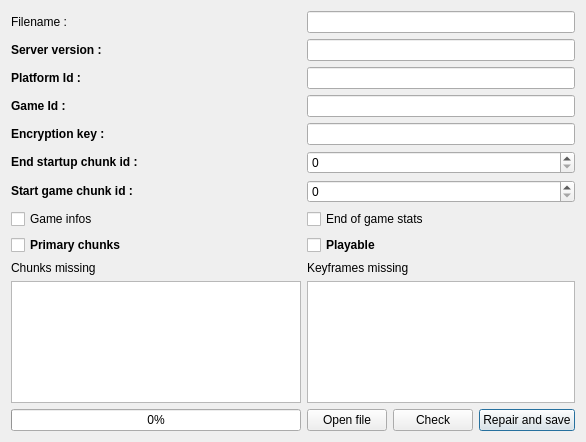
<?xml version="1.0" encoding="UTF-8"?>
<ui version="4.0">
 <class>CheckAndRepairDialog</class>
 <widget class="QDialog" name="CheckAndRepairDialog">
  <property name="enabled">
   <bool>true</bool>
  </property>
  <property name="geometry">
   <rect>
    <x>0</x>
    <y>0</y>
    <width>586</width>
    <height>442</height>
   </rect>
  </property>
  <property name="windowTitle">
   <string>Check and Repair</string>
  </property>
  <layout class="QGridLayout" name="gridLayout">
   <item row="2" column="1" colspan="3">
    <widget class="QLineEdit" name="lineEdit_platformid"/>
   </item>
   <item row="5" column="1" colspan="3">
    <widget class="QSpinBox" name="spinBox_endstartupchunkid"/>
   </item>
   <item row="5" column="0">
    <widget class="QLabel" name="label_2">
     <property name="sizePolicy">
      <sizepolicy hsizetype="Preferred" vsizetype="Fixed">
       <horstretch>0</horstretch>
       <verstretch>0</verstretch>
      </sizepolicy>
     </property>
     <property name="font">
      <font>
       <weight>75</weight>
       <bold>true</bold>
      </font>
     </property>
     <property name="text">
      <string>End startup chunk id :</string>
     </property>
    </widget>
   </item>
   <item row="6" column="0">
    <widget class="QLabel" name="label_3">
     <property name="sizePolicy">
      <sizepolicy hsizetype="Preferred" vsizetype="Fixed">
       <horstretch>0</horstretch>
       <verstretch>0</verstretch>
      </sizepolicy>
     </property>
     <property name="font">
      <font>
       <weight>75</weight>
       <bold>true</bold>
      </font>
     </property>
     <property name="text">
      <string>Start game chunk id :</string>
     </property>
    </widget>
   </item>
   <item row="12" column="3">
    <widget class="QPushButton" name="pushButton_repairandsave">
     <property name="sizePolicy">
      <sizepolicy hsizetype="Minimum" vsizetype="Fixed">
       <horstretch>0</horstretch>
       <verstretch>0</verstretch>
      </sizepolicy>
     </property>
     <property name="text">
      <string>Repair and save</string>
     </property>
    </widget>
   </item>
   <item row="0" column="0">
    <widget class="QLabel" name="label_filename">
     <property name="sizePolicy">
      <sizepolicy hsizetype="Preferred" vsizetype="Fixed">
       <horstretch>0</horstretch>
       <verstretch>0</verstretch>
      </sizepolicy>
     </property>
     <property name="text">
      <string>Filename :</string>
     </property>
    </widget>
   </item>
   <item row="6" column="1" colspan="3">
    <widget class="QSpinBox" name="spinBox_startgamechunkid"/>
   </item>
   <item row="0" column="1" colspan="3">
    <widget class="QLineEdit" name="lineEdit_filename"/>
   </item>
   <item row="10" column="0">
    <widget class="QListWidget" name="listWidget_chunks"/>
   </item>
   <item row="10" column="1" colspan="3">
    <widget class="QListWidget" name="listWidget_keyframes"/>
   </item>
   <item row="2" column="0">
    <widget class="QLabel" name="label_6">
     <property name="font">
      <font>
       <weight>75</weight>
       <bold>true</bold>
      </font>
     </property>
     <property name="text">
      <string>Platform Id :</string>
     </property>
    </widget>
   </item>
   <item row="3" column="0">
    <widget class="QLabel" name="label_7">
     <property name="font">
      <font>
       <weight>75</weight>
       <bold>true</bold>
      </font>
     </property>
     <property name="text">
      <string>Game Id :</string>
     </property>
    </widget>
   </item>
   <item row="9" column="1" colspan="3">
    <widget class="QLabel" name="label_4">
     <property name="text">
      <string>Keyframes missing</string>
     </property>
    </widget>
   </item>
   <item row="3" column="1" colspan="3">
    <widget class="QLineEdit" name="lineEdit_gameid"/>
   </item>
   <item row="9" column="0">
    <widget class="QLabel" name="label">
     <property name="text">
      <string>Chunks missing</string>
     </property>
    </widget>
   </item>
   <item row="4" column="0">
    <widget class="QLabel" name="label_8">
     <property name="font">
      <font>
       <weight>75</weight>
       <bold>true</bold>
      </font>
     </property>
     <property name="text">
      <string>Encryption key :</string>
     </property>
    </widget>
   </item>
   <item row="4" column="1" colspan="3">
    <widget class="QLineEdit" name="lineEdit_encryptionkey"/>
   </item>
   <item row="8" column="1" colspan="3">
    <widget class="QCheckBox" name="checkBox_playable">
     <property name="font">
      <font>
       <weight>75</weight>
       <bold>true</bold>
      </font>
     </property>
     <property name="text">
      <string>Playable</string>
     </property>
    </widget>
   </item>
   <item row="8" column="0">
    <widget class="QCheckBox" name="checkBox_primarychunks">
     <property name="font">
      <font>
       <weight>75</weight>
       <bold>true</bold>
      </font>
     </property>
     <property name="text">
      <string>Primary chunks</string>
     </property>
    </widget>
   </item>
   <item row="12" column="1">
    <widget class="QPushButton" name="pushButton_openfile">
     <property name="text">
      <string>Open file</string>
     </property>
    </widget>
   </item>
   <item row="12" column="2">
    <widget class="QPushButton" name="pushButton_check">
     <property name="text">
      <string>Check</string>
     </property>
    </widget>
   </item>
   <item row="7" column="0">
    <widget class="QCheckBox" name="checkBox_gameinfos">
     <property name="text">
      <string>Game infos</string>
     </property>
    </widget>
   </item>
   <item row="12" column="0">
    <widget class="QProgressBar" name="progressBar">
     <property name="value">
      <number>0</number>
     </property>
    </widget>
   </item>
   <item row="7" column="1" colspan="3">
    <widget class="QCheckBox" name="checkBox_endofgamestats">
     <property name="text">
      <string>End of game stats</string>
     </property>
    </widget>
   </item>
   <item row="1" column="0">
    <widget class="QLabel" name="label_5">
     <property name="font">
      <font>
       <weight>75</weight>
       <bold>true</bold>
      </font>
     </property>
     <property name="text">
      <string>Server version :</string>
     </property>
    </widget>
   </item>
   <item row="1" column="1" colspan="3">
    <widget class="QLineEdit" name="lineEdit_serverversion"/>
   </item>
  </layout>
 </widget>
 <tabstops>
  <tabstop>lineEdit_filename</tabstop>
  <tabstop>lineEdit_serverversion</tabstop>
  <tabstop>lineEdit_platformid</tabstop>
  <tabstop>lineEdit_gameid</tabstop>
  <tabstop>lineEdit_encryptionkey</tabstop>
  <tabstop>spinBox_endstartupchunkid</tabstop>
  <tabstop>spinBox_startgamechunkid</tabstop>
  <tabstop>checkBox_gameinfos</tabstop>
  <tabstop>checkBox_endofgamestats</tabstop>
  <tabstop>checkBox_primarychunks</tabstop>
  <tabstop>checkBox_playable</tabstop>
  <tabstop>listWidget_chunks</tabstop>
  <tabstop>listWidget_keyframes</tabstop>
  <tabstop>pushButton_openfile</tabstop>
  <tabstop>pushButton_check</tabstop>
  <tabstop>pushButton_repairandsave</tabstop>
 </tabstops>
 <resources/>
 <connections/>
</ui>
